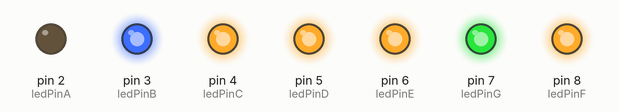
The sketch below on a simulated Arduino Uno, built with avr-gcc and run on an emulated ATmega328P. Parts: output pins drawn as LEDs (lit = HIGH).

Above: at 0.5 s.
At 2.5 s:
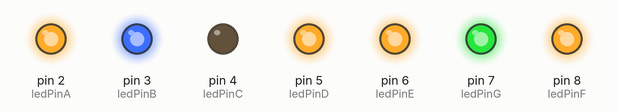
At 3.5 s:
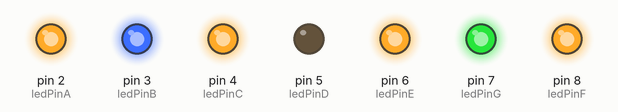
At 4.5 s:
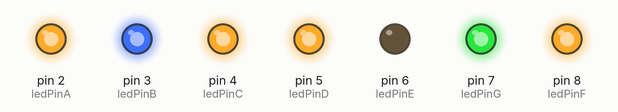
At 6.5 s:
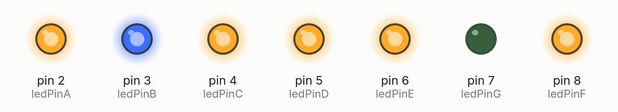
At 8.5 s:
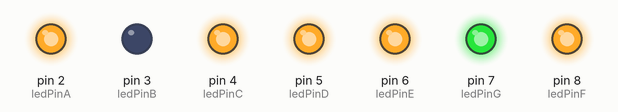
Timing chart, 0 to 9.1 s (numbered marks = the images above):
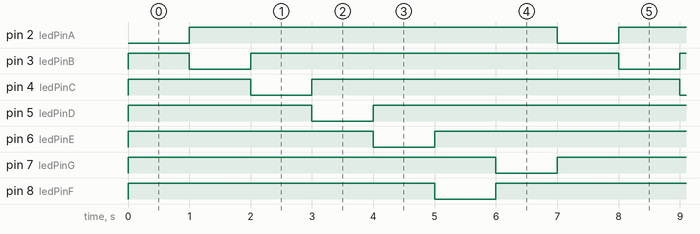

The sketch:

02_06_cycle_through_LEDs.ino
```cpp
const int ledPinA=2;
const int ledPinB=3;
const int ledPinC=4;
const int ledPinD=5;
const int ledPinE=6;
const int ledPinG=7;
const int ledPinF=8;

void setup() {
  // put your setup code here, to run once:
  pinMode(ledPinA,OUTPUT);
  pinMode(ledPinB,OUTPUT);
  pinMode(ledPinC,OUTPUT);
  pinMode(ledPinD,OUTPUT);
  pinMode(ledPinE,OUTPUT);
  pinMode(ledPinG,OUTPUT);
  pinMode(ledPinF,OUTPUT);
}

void loop() {
  // put your main code here, to run repeatedly:

 digitalWrite(ledPinA,HIGH);
 digitalWrite(ledPinB,HIGH);
 digitalWrite(ledPinC,HIGH);
 digitalWrite(ledPinD,HIGH);
 digitalWrite(ledPinE,HIGH);
 digitalWrite(ledPinF,HIGH);
 digitalWrite(ledPinG,HIGH);


 digitalWrite(ledPinA,LOW);// TURN ON THE LED
  delay(1000);
 digitalWrite(ledPinA,HIGH);

  digitalWrite(ledPinB,LOW);// TURN ON THE LED
  delay(1000);
 digitalWrite(ledPinB,HIGH);

   digitalWrite(ledPinC,LOW);// TURN ON THE LED
  delay(1000);
 digitalWrite(ledPinC,HIGH);

   digitalWrite(ledPinD,LOW);// TURN ON THE LED
  delay(1000);
 digitalWrite(ledPinD,HIGH);

   digitalWrite(ledPinE,LOW);// TURN ON THE LED
  delay(1000);
 digitalWrite(ledPinE,HIGH);

   digitalWrite(ledPinF,LOW);// TURN ON THE LED
  delay(1000);
 digitalWrite(ledPinF,HIGH);

   digitalWrite(ledPinG,LOW);// TURN ON THE LED
  delay(1000);
 digitalWrite(ledPinG,HIGH);
}
```

Measured:
- by itself, pin 2 (ledPinA), pin 7 (ledPinG): alternates HIGH for 6.0 s and LOW for 1.0 s
- by itself, pin 3 (ledPinB), pin 4 (ledPinC), pin 5 (ledPinD), pin 6 (ledPinE), pin 8 (ledPinF): repeats every 7.0 s: LOW 1.0 s, HIGH 6.0 s
- by itself, everything shown: repeats every 7.0 s, in 8 steps
